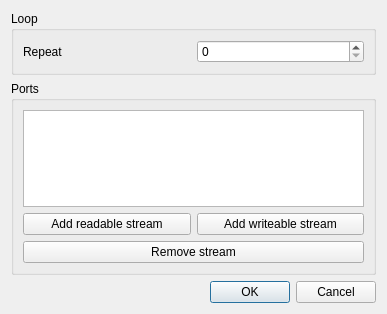
<?xml version="1.0" encoding="UTF-8"?>
<ui version="4.0">
 <class>DMGUILoopGroup</class>
 <widget class="QDialog" name="DMGUILoopGroup">
  <property name="geometry">
   <rect>
    <x>0</x>
    <y>0</y>
    <width>387</width>
    <height>314</height>
   </rect>
  </property>
  <property name="windowTitle">
   <string>Dialog</string>
  </property>
  <layout class="QVBoxLayout" name="verticalLayout">
   <item>
    <widget class="QGroupBox" name="groupBox_2">
     <property name="title">
      <string>Loop</string>
     </property>
     <layout class="QHBoxLayout" name="horizontalLayout">
      <item>
       <widget class="QLabel" name="label">
        <property name="text">
         <string>Repeat</string>
        </property>
       </widget>
      </item>
      <item>
       <widget class="QSpinBox" name="repeats"/>
      </item>
     </layout>
    </widget>
   </item>
   <item>
    <widget class="QGroupBox" name="groupBox">
     <property name="title">
      <string>Ports</string>
     </property>
     <layout class="QGridLayout" name="gridLayout">
      <item row="1" column="0">
       <widget class="QPushButton" name="addReadStream">
        <property name="text">
         <string>Add readable stream</string>
        </property>
       </widget>
      </item>
      <item row="1" column="1">
       <widget class="QPushButton" name="addWriteStream">
        <property name="text">
         <string>Add writeable stream</string>
        </property>
       </widget>
      </item>
      <item row="2" column="0" colspan="2">
       <widget class="QPushButton" name="removeStream">
        <property name="text">
         <string>Remove stream</string>
        </property>
       </widget>
      </item>
      <item row="0" column="0" colspan="2">
       <widget class="QListWidget" name="streamList"/>
      </item>
     </layout>
    </widget>
   </item>
   <item>
    <widget class="QDialogButtonBox" name="buttonBox">
     <property name="orientation">
      <enum>Qt::Horizontal</enum>
     </property>
     <property name="standardButtons">
      <set>QDialogButtonBox::Cancel|QDialogButtonBox::Ok</set>
     </property>
    </widget>
   </item>
  </layout>
 </widget>
 <resources/>
 <connections>
  <connection>
   <sender>buttonBox</sender>
   <signal>accepted()</signal>
   <receiver>DMGUILoopGroup</receiver>
   <slot>accept()</slot>
   <hints>
    <hint type="sourcelabel">
     <x>248</x>
     <y>254</y>
    </hint>
    <hint type="destinationlabel">
     <x>157</x>
     <y>274</y>
    </hint>
   </hints>
  </connection>
  <connection>
   <sender>buttonBox</sender>
   <signal>rejected()</signal>
   <receiver>DMGUILoopGroup</receiver>
   <slot>reject()</slot>
   <hints>
    <hint type="sourcelabel">
     <x>316</x>
     <y>260</y>
    </hint>
    <hint type="destinationlabel">
     <x>286</x>
     <y>274</y>
    </hint>
   </hints>
  </connection>
 </connections>
</ui>
